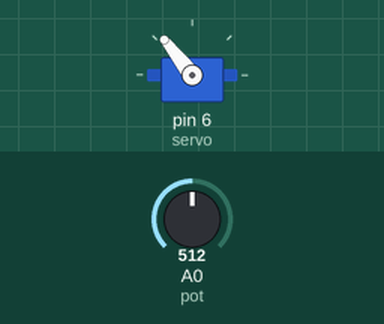
The sketch below on a simulated Arduino Uno, built with avr-gcc and run on an emulated ATmega328P. Shown: servo. The inputs (shaded band) are chosen by the test bench; at power-on: A0 (pot) = 512.

Above: at 1.2 s.
1.3 s: A0 (pot) set to 716
At 2.0 s:
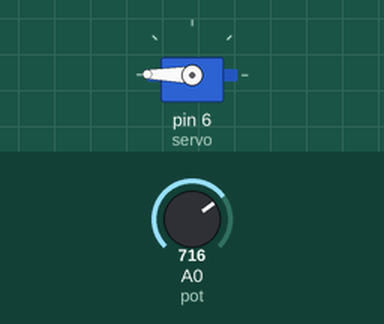
2.8 s: A0 (pot) set to 900
At 3.2 s:
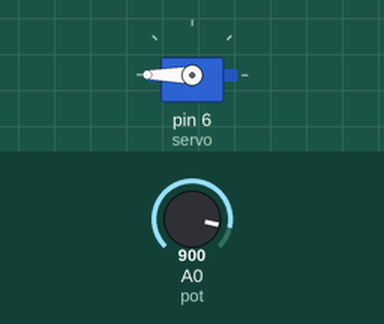
4.3 s: A0 (pot) set to 306
At 5.5 s:
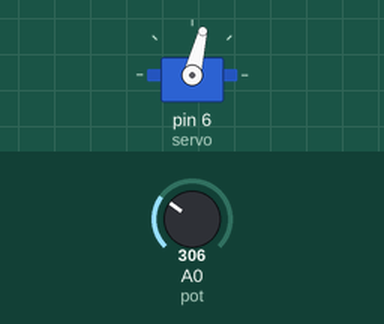
5.8 s: A0 (pot) set to 122
At 6.8 s:
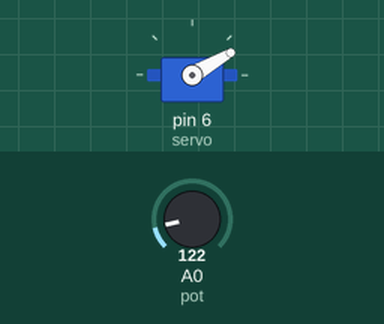
7.3 s: A0 (pot) set to 0
At 8.5 s:
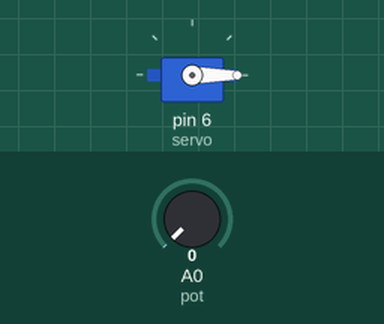
8.8 s: A0 (pot) set to 1023
At 9.9 s:
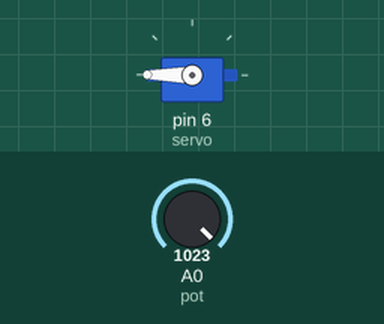
Timing chart, 0 to 11.3 s (numbered marks = the images above; inputs shaded):
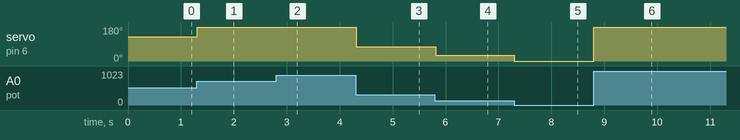

The sketch:

Servo_pot.ino
```cpp
// inclusão da biblioteca
#include "Servo.h"

int pot = A0; // potenciômetro
Servo servo;  // servo

void setup() {
  pinMode(pot, INPUT); //define o pino do petenciometro como entrada
  servo.attach(6);     //encaixa o servo no pino 6
}

void loop() {
  //pega o resultado da saida analogica do potenciometro e divide por 4 para que o servo consiga interpretar
  int resultado = analogRead(pot) / 4;

  //gira o servo de acordo com o valor gerado no resultado, ou seja, de acordo com o potenciometro.
  servo.write(resultado);
  delay(15); //espera o servo chegar na posição desejada
}
```

Measured:
- after the input at 1.3 s, servo on pin 6 (servo): 128° → 179° at once
- after the input at 2.8 s, servo on pin 6 (servo): 179° → 180° at once
- after the input at 4.3 s, servo on pin 6 (servo): 180° → 76° at once
- after the input at 5.8 s, servo on pin 6 (servo): 76° → 30° at once
- after the input at 7.3 s, servo on pin 6 (servo): 30° → 0° at once
- after the input at 8.8 s, servo on pin 6 (servo): 0° → 180° at once
